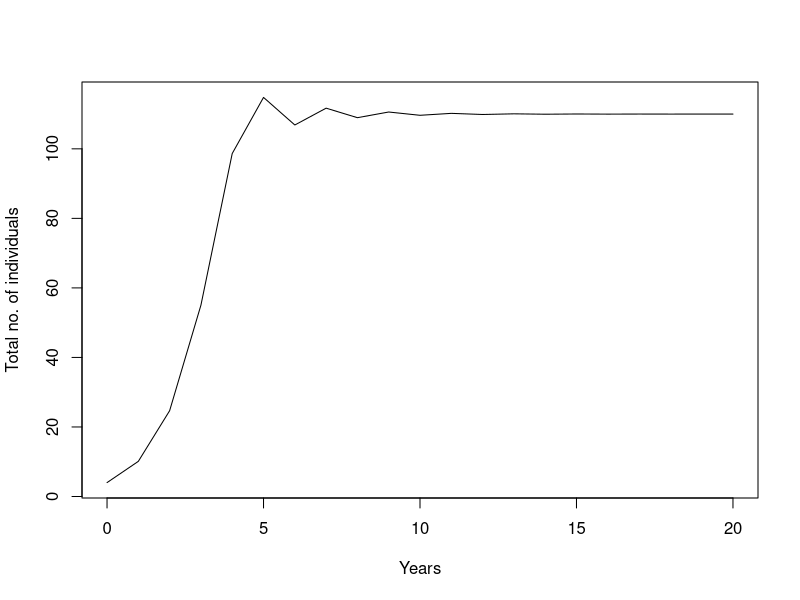
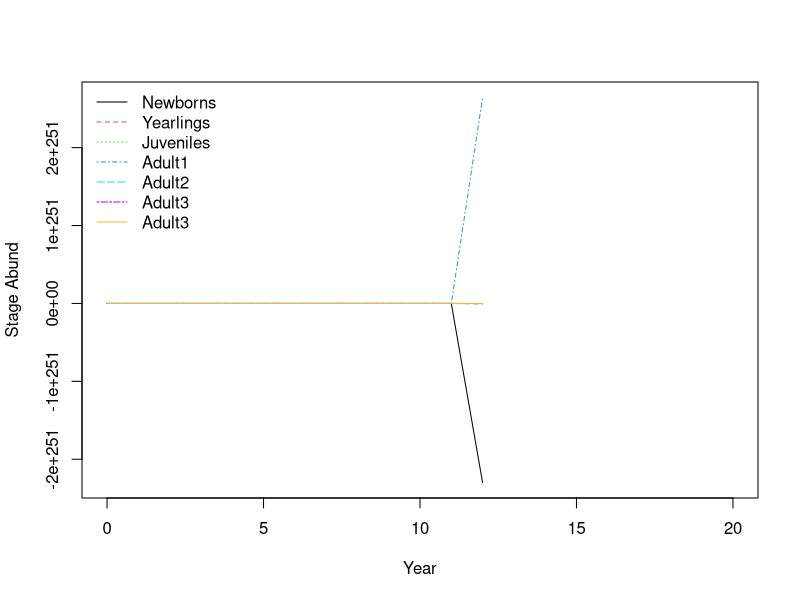
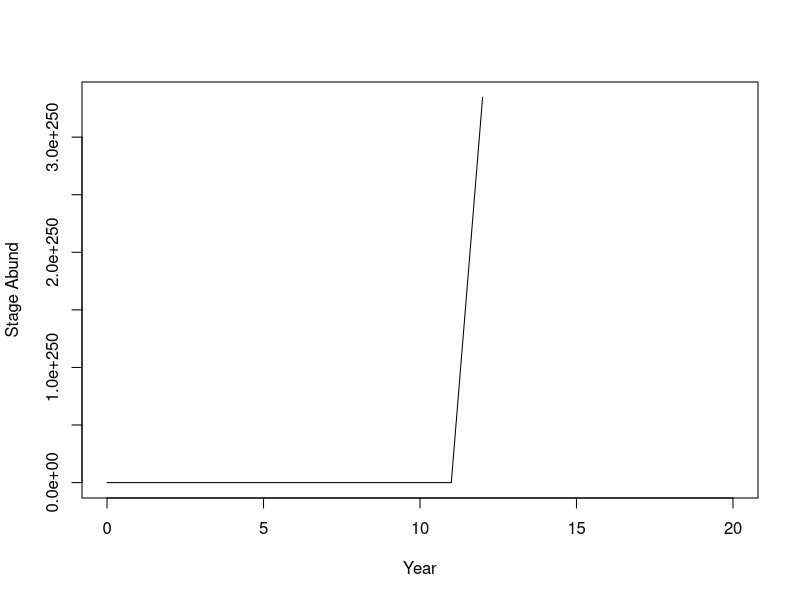

Write R code to recreate these figures, in order.
# library(lefko3)
# install.packages("FLife", repos="https:///flr-project.org/R")

B <- matrix(c(0.426, 1.290, 1.296, 1.120, 1.126, 1.554, 0,
              0.713, -1, 0, 0, 0, 0, 0,
              0, 0.645, -1, 0, 0, 0, 0,
              0, 0, 0.648, -1, 0, 0, 0,
              0, 0, 0, 0.560, -1, 0, 0,
              0, 0, 0, 0, 0.563, -1, 0,
              0, 0, 0, 0, 0, 0.777, -1), 
            nr = 7, byrow = TRUE)

B
# B <- A
stages <- c("Newborns", "Yearlings", "Juveniles", "Adult1", "Adult2", "Adult3", "Adult3")

# Determinate lambda. Spiegate cosa ci indica riguardo alla dinamica della popolazione
eigs.B <- eigen(B)
lambda <- Re(eigs.B[["values"]][1])
lambda

# Partendo da una popolazione iniziale con N = (0 10 10 10 10 10 10) plottate la 
# dinamica per 20 anni
N0 <- matrix(c(0, 4, 0, 0, 0, 0, 0), ncol = 1)
N0
years <- 20
N.projections <- matrix(0, nrow = nrow(B), ncol = years + 1)
N.projections[, 1] <- N0

for (i in 1:years) N.projections[, i + 1] <- N.projections[,+ i] + 
  matrix(((110-N.projections[,+ i])/110),nr=7) %*% (-lambda) * (N.projections[,+ i])
matplot(0:years, rowSums(t(N.projections)), type = "l", ylab="Total no. of individuals",
        xlab="Years")


i=1
eigs.B <- eigen(B)
w <- Re(eigs.B[["vectors"]][, 1]) # più semplice, questa è la SSD
for (i in 1:years) N.projections[, i + 1] <- B %*% N.projections[,+ i] +
  (matrix(((110-N.projections[,+ i])/110),nr=7)) * (B %*% (N.projections[,+ i])) * (-lambda)
matplot(0:years, t(N.projections), type = "l", lty = 1:7,
        ylab = "Stage Abund", xlab = "Year", col = 1:7)
legend("topleft", legend = stages,
       lty = 1:6, bty = "n", col = 1:7)

matplot(0:years, (colSums(N.projections)), type = "l", lty = 1,
        ylab = "Stage Abund", xlab = "Year", col = 1)


